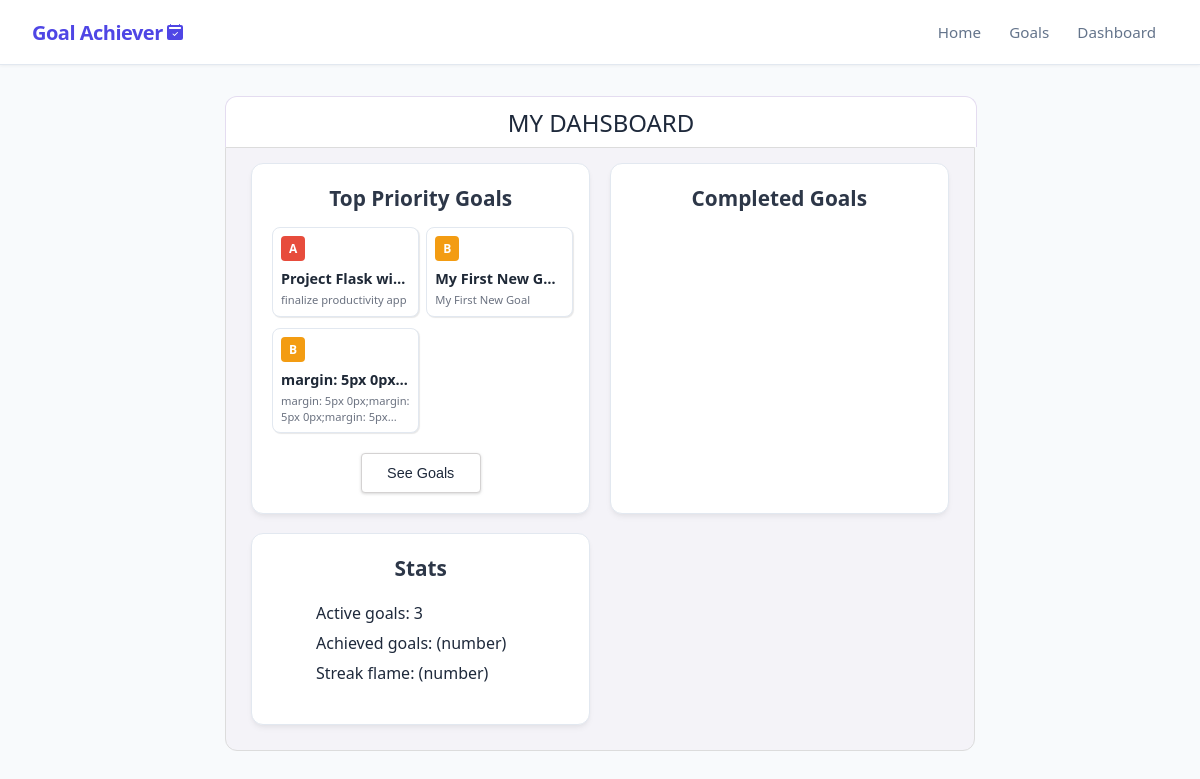
/dashboard, run on the app's committed database.
### app/models_db.py (models this page shows, shortened)
class Goal(db.Model):
    __tablename__ = 'goals'
    id = db.Column(db.Integer, primary_key=True)
    title = db.Column(db.String(100), nullable=False)
    description = db.Column(db.Text, nullable=False)
    is_completed = db.Column(db.Boolean, default=False)
    is_confirmed_finished = db.Column(db.Boolean, default=False)
    progress_percentage = db.Column(db.Float, default=0.0)
    difficulty = db.Column(db.String(20), nullable=False, default='Medium')
    priority = db.Column(db.String(1), nullable=False, default='b')
    created_at = db.Column(db.DateTime, default=datetime.now(timezone.utc), nullable=False)
    tasks = db.relationship('Task', backref='goal', cascade="all, delete-orphan", lazy=True)

### app/routes.py (the view)
@main.route("/dashboard", methods=['GET', 'POST'])
def dashboard():
    goals = Goal.query.order_by(Goal.priority.asc()).all()
    goal_count = Goal.query.count()
    return render_template('dashboard.html', goals=goals, goal_count=goal_count)

### app/templates/dashboard.html (shortened to what this page needs)
{% extends 'base.html' %}
{% block content %}
<div style="max-width: 800px;">
    <div class="homepage-header">
            <h1>my dahsboard</h1>
        </div>
    <div class="home-container">
        <div class="homepage-card-container">
            <div class="homepage-card">
                <div class="card-header">
                    <h2>Top priority goals</h2>
                </div>
                <div class="active-goals-grid">
                    {% for goal in goals[:6] %}
                        <div class="goal-card">
                            <span class="badge badge-{{ goal.priority }}">{{ goal.priority }}</span>
                            <h3 class="goal-title">{{ goal.title }}</h3>
                            <p class="goal-description">{{ goal.description | truncate(50) }}</p>
                        </div>
                    {% endfor %}
                </div>
                    <div style="display: flex; align-items: center; padding: 0px 12px; margin: 20px 0px; margin-bottom: 0px;">
                        <a href="/goals" style="text-decoration: none; width: 120px; overflow: visible; margin: 0 auto;">
                            <button class="homepage-action-btn">See Goals</button>
                        </a>
                    </div>
            </div>
            <div class="homepage-card">
                <div class="card-header">
                    <h2>completed goals</h2>
                </div>
            </div>
            <div class="homepage-card">
                <div class="card-header">
                    <h2>stats</h2>
                </div>
                <ul>
                    <li>Active goals: {{goal_count}}</li>
                    <li>Achieved goals: (number)</li>
                    <li>Streak flame: (number)</li>
                </ul>
            </div>
        </div>
    </div>
</div>
{% endblock %}

### app/static/style.css (style rules this page uses)
:root { --bg-color: #f8fafc; --card-bg: #ffffff; --text-main: #1e293b; --text-muted: #64748b; --border-color: #e2e8f0; --primary: #4f46e5; --primary-hover: #4338ca; --success: #22c55e; --pending: #f59e0b; --head-bg: #f3f2f4; --card-border-color: #e4dcf0; }
body { font-family: 'Segoe UI', Roboto, Helvetica, Arial, sans-serif; background-color: var(--bg-color); color: var(--text-main); margin: 0; padding: 2rem; display: flex; justify-content: center; padding-top: calc(64px + 2rem); }
.home-container { width: 100%; padding: 25px; padding-top: 15px; display: block; border: #dcdcdc 1px solid; background-color: #f4f3f8; border-radius: 0px 0px 12px 12px; text-align: center; box-sizing: border-box; }
@media (min-width: 850px) { .home-container { min-width: 750px; } }
.homepage-header { background-color: white; width: 100%; height: 50px; border-radius: 12px 12px 0px 0px; border: 1px solid var(--card-border-color); text-align: center; display: flex; flex-direction: column; justify-content: center; border-bottom: none; }
.homepage-card-container { display: grid; grid-template-columns: repeat(auto-fit, minmax(250px, 1fr)); gap: 1.2rem; width: 100%; }
.homepage-card { text-align: center; background-color: #ffffff; border: 1px solid #e2e8f0; border-radius: 12px; padding: 1.25rem; box-shadow: 0 4px 6px -1px rgba(0, 0, 0, 0.05), 0 2px 4px -1px rgba(0, 0, 0, 0.03); border: 1px solid var(--border-color); }
.active-goals-grid { display: grid; grid-template-columns: repeat(auto-fit, minmax(min(120px, 100%), 1fr)); gap: 0.7rem; width: 100%; box-sizing: border-box; }
.card-header h2 { font-size: 1.3rem; color: #2d3748; text-align: center; margin-bottom: 15px; }
.homepage-action-btn { margin: 0 auto; justify-content: center; width: 100%; height: 40px; padding: 0px; color: var(--text-main); font-size: 0.9rem; transition: transform 0.2s ease; border: #d4d2d2 1px solid; border-radius: 4px; background-color: var(--card-bg); box-shadow: 0 1px 3px rgba(161, 161, 161, 0.35), 0 1px 2px rgba(156, 156, 156, 0.08); }
.goal-card { width: 90%; background-color: #ffffff; border: 1px solid #e2e8f0; border-radius: 8px; padding: 0.5rem; text-align: left; display: flex; flex-direction: column; align-items: flex-start; box-shadow: 1px 1px 1px 0px #e8e8e8; }
.goal-title { margin: 0.5rem 0 0.25rem 0; font-size: 0.9rem; font-weight: 600; color: #1f2937; white-space: normal; overflow-wrap: anywhere; }
.goal-description { margin: 0; color: #6b7280; font-size: 0.7rem; line-height: 1.4; }
h1, h2, h3, a, .goal-title { white-space: nowrap; overflow: hidden; text-overflow: ellipsis; max-width: 100%; }
h1 { text-transform: uppercase; color: var(--text-main); font-size: 1.5em; font-weight: 300; margin: 0; }
h2 { color: var(--text-main); text-transform: capitalize; font-size: 1.1em; font-weight: bold; margin: 0 auto; }
h3 { font-style: normal; color: #3f3f3f; margin: 5px 0px; font-size: 1.1em; font-weight: 600; padding: 0 auto; }
p { word-break: break-word; overflow-wrap: anywhere; white-space: normal; }
.badge { padding: 4px 8px; border-radius: 4px; font-size: 12px; font-weight: bold; text-transform: uppercase; }
.badge-a { background-color: #e74c3c; color: white; }
.badge-b { background-color: #f39c12; color: white; }
ul { display: flex; flex-direction:column; gap: 0rem; }
.badge { padding: 0.25rem 0.5rem; border-radius: 4px; font-size: 0.75rem; font-weight: 600; text-transform: uppercase; }
li { padding-right: 10px; display: flex; justify-content: flex-start; text-align: left; border-radius: 8px; padding: 4px; }

### data on the page
Goal: priority "A", title "Project Flask wi…", description "finalize productivity app"
Goal: priority "B", title "My First New Goal", description "My First New Goal"
Goal: priority "B", title "margin: 5px 0px…", description "margin: 5px 0px;margin: 5px 0px;margin: 5px..."

### other printed values
{{ goal_count }} "3"
